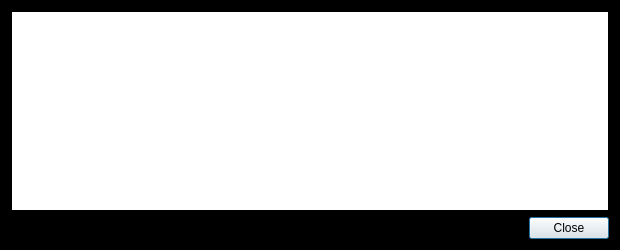
<?xml version="1.0" encoding="UTF-8"?>
<ui version="4.0">
 <class>TransactionDescDialog</class>
 <widget class="QDialog" name="TransactionDescDialog">
  <property name="geometry">
   <rect>
    <x>0</x>
    <y>0</y>
    <width>620</width>
    <height>250</height>
   </rect>
  </property>
  <property name="palette">
   <palette>
    <active>
     <colorrole role="Base">
      <brush brushstyle="SolidPattern">
       <color alpha="255">
        <red>255</red>
        <green>255</green>
        <blue>255</blue>
       </color>
      </brush>
     </colorrole>
     <colorrole role="Window">
      <brush brushstyle="SolidPattern">
       <color alpha="255">
        <red>0</red>
        <green>0</green>
        <blue>0</blue>
       </color>
      </brush>
     </colorrole>
    </active>
    <inactive>
     <colorrole role="Base">
      <brush brushstyle="SolidPattern">
       <color alpha="255">
        <red>255</red>
        <green>255</green>
        <blue>255</blue>
       </color>
      </brush>
     </colorrole>
     <colorrole role="Window">
      <brush brushstyle="SolidPattern">
       <color alpha="255">
        <red>0</red>
        <green>0</green>
        <blue>0</blue>
       </color>
      </brush>
     </colorrole>
    </inactive>
    <disabled>
     <colorrole role="Base">
      <brush brushstyle="SolidPattern">
       <color alpha="255">
        <red>0</red>
        <green>0</green>
        <blue>0</blue>
       </color>
      </brush>
     </colorrole>
     <colorrole role="Window">
      <brush brushstyle="SolidPattern">
       <color alpha="255">
        <red>0</red>
        <green>0</green>
        <blue>0</blue>
       </color>
      </brush>
     </colorrole>
    </disabled>
   </palette>
  </property>
  <property name="windowTitle">
   <string>Transaction details</string>
  </property>
  <layout class="QVBoxLayout" name="verticalLayout">
   <item>
    <widget class="QTextEdit" name="detailText">
     <property name="toolTip">
      <string>This pane shows a detailed description of the transaction</string>
     </property>
     <property name="readOnly">
      <bool>true</bool>
     </property>
    </widget>
   </item>
   <item>
    <widget class="QDialogButtonBox" name="buttonBox">
     <property name="palette">
      <palette>
       <active>
        <colorrole role="WindowText">
         <brush brushstyle="SolidPattern">
          <color alpha="255">
           <red>255</red>
           <green>255</green>
           <blue>255</blue>
          </color>
         </brush>
        </colorrole>
       </active>
       <inactive>
        <colorrole role="WindowText">
         <brush brushstyle="SolidPattern">
          <color alpha="255">
           <red>255</red>
           <green>255</green>
           <blue>255</blue>
          </color>
         </brush>
        </colorrole>
       </inactive>
       <disabled>
        <colorrole role="WindowText">
         <brush brushstyle="SolidPattern">
          <color alpha="255">
           <red>120</red>
           <green>120</green>
           <blue>120</blue>
          </color>
         </brush>
        </colorrole>
       </disabled>
      </palette>
     </property>
     <property name="orientation">
      <enum>Qt::Horizontal</enum>
     </property>
     <property name="standardButtons">
      <set>QDialogButtonBox::Close</set>
     </property>
    </widget>
   </item>
  </layout>
 </widget>
 <resources/>
 <connections>
  <connection>
   <sender>buttonBox</sender>
   <signal>accepted()</signal>
   <receiver>TransactionDescDialog</receiver>
   <slot>accept()</slot>
   <hints>
    <hint type="sourcelabel">
     <x>248</x>
     <y>254</y>
    </hint>
    <hint type="destinationlabel">
     <x>157</x>
     <y>274</y>
    </hint>
   </hints>
  </connection>
  <connection>
   <sender>buttonBox</sender>
   <signal>rejected()</signal>
   <receiver>TransactionDescDialog</receiver>
   <slot>reject()</slot>
   <hints>
    <hint type="sourcelabel">
     <x>316</x>
     <y>260</y>
    </hint>
    <hint type="destinationlabel">
     <x>286</x>
     <y>274</y>
    </hint>
   </hints>
  </connection>
 </connections>
</ui>
